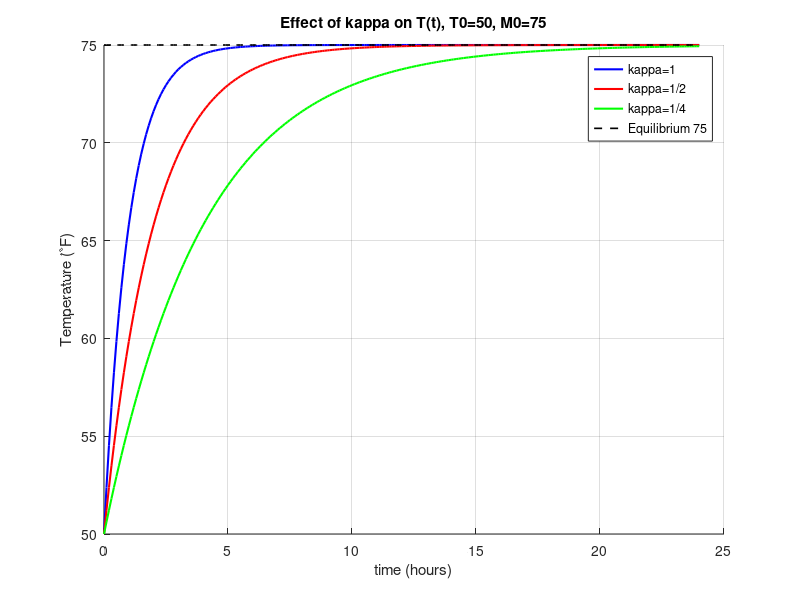

The MATLAB script that drew this image:
M0 = 75;
T0 = 50;
t0 = 0;
t = linspace(0,24,241);

kappa_vals = [1, 1/2, 1/4];
colors = ['b','r','g'];

figure; hold on
for i = 1:length(kappa_vals)
    k = kappa_vals(i);
    T = M0 + (T0 - M0) * exp(-k*(t - t0));
    plot(t, T, colors(i), 'LineWidth', 1.5)
end
plot(t, M0*ones(size(t)), 'k--', 'LineWidth', 1.2)
xlabel('time (hours)')
ylabel('Temperature (^\circF)')
title('Effect of kappa on T(t), T0=50, M0=75')
legend('kappa=1','kappa=1/2','kappa=1/4','Equilibrium 75')
grid on

